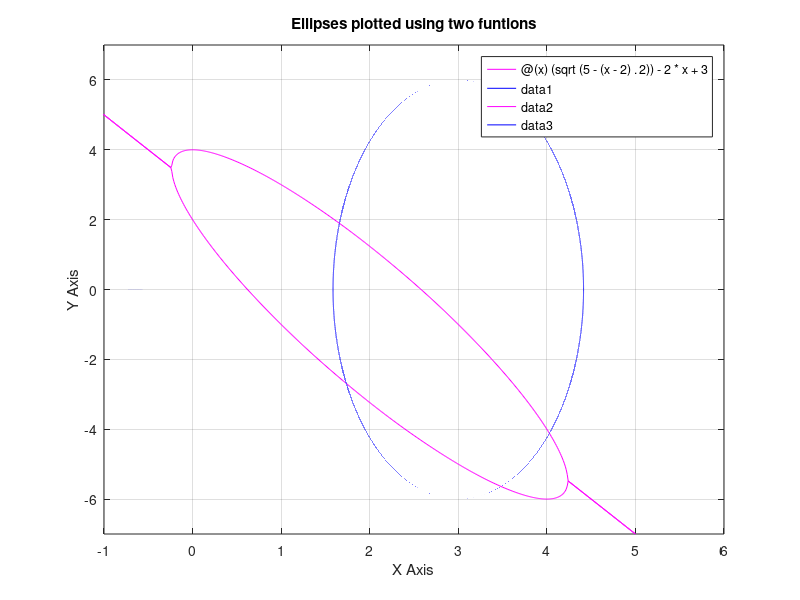

MATLAB code for this plot: (Note: this script raises an error after producing the figure.)
function plotFig()
    fplot (@(x) (sqrt(5-(x-2).^2))-2*x+3, 'magenta');
    hold on
    fplot (@(x) 3*sqrt(4-2*(x-3).^2), 'blue');
    hold on
    fplot (@(x) -sqrt(5-(x-2).^2)-2*x+3, 'magenta');
    hold on
    fplot (@(x) -3*sqrt(4-2*(x-3).^2), 'blue');
    hold off
    grid on
    xlabel('X Axis')
    ylabel('Y Axis')
    title('Ellipses plotted using two funtions')
    
    
    ax = gca;
    axis([-1 6 -7 7])
    ax.XAxisLocation = 'origin';
    ax.YAxisLocation = 'origin';
    legend('y = \surd(5-(x-2).^2))-2*x+3', 'y = 3\surd(4-2*(x-3).^2)');
    
    set(gcf, 'PaperUnits', 'points');
    set(gcf, 'PaperPosition', [0 0 800 450]);
    saveas(gcf, 'M:/Desktop/plotFigure1.png');
end

-((x-2)/sqrt(5-(x-2).^2))+((6*(x-3))/(sqrt(4-2*(x-3).^2)))-2